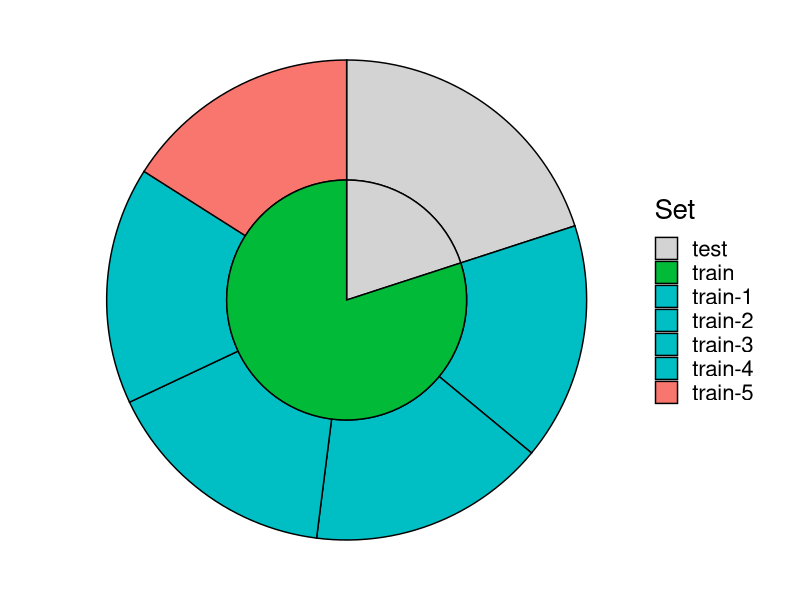
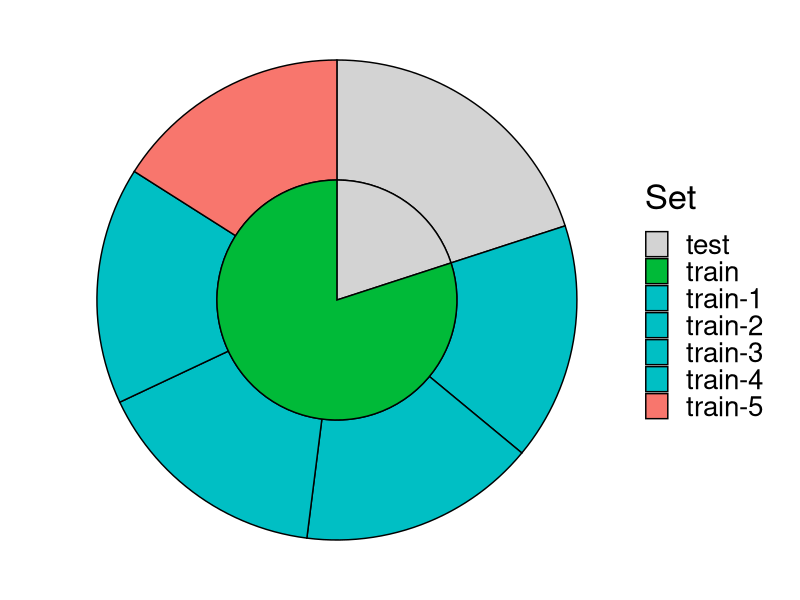

Source code (R) for these figures, in order:
library(tidyverse)

col_inner <- scales::hue_pal()(2)
col_outer <- c("#d3d3d3", scales::hue_pal()(3)[2])


plot_remains <- function(K = 5, which_remains = K, size = 20) {
  
  ind <- rep(2, K); ind[which_remains] <- 1
  
  data.frame(
    nest = rep(c("outer", "inner"), c(K + 1, 2)),
    Set = c("test", paste0("train-", 1:K), "test", "train"),
    value = c(20, rep(80 / K, K), 20, 80)
  ) %>%
    ggplot(aes(nest, value, fill = Set)) +
    geom_col(width = 1, color = "black") +
    coord_polar("y", start = 0, direction = -1) +
    scale_fill_manual(values = c(col_outer, col_inner[ind])) +
    theme_void(base_size = size)
}

plot_remains(5)
plot_remains(5, size = 25)

